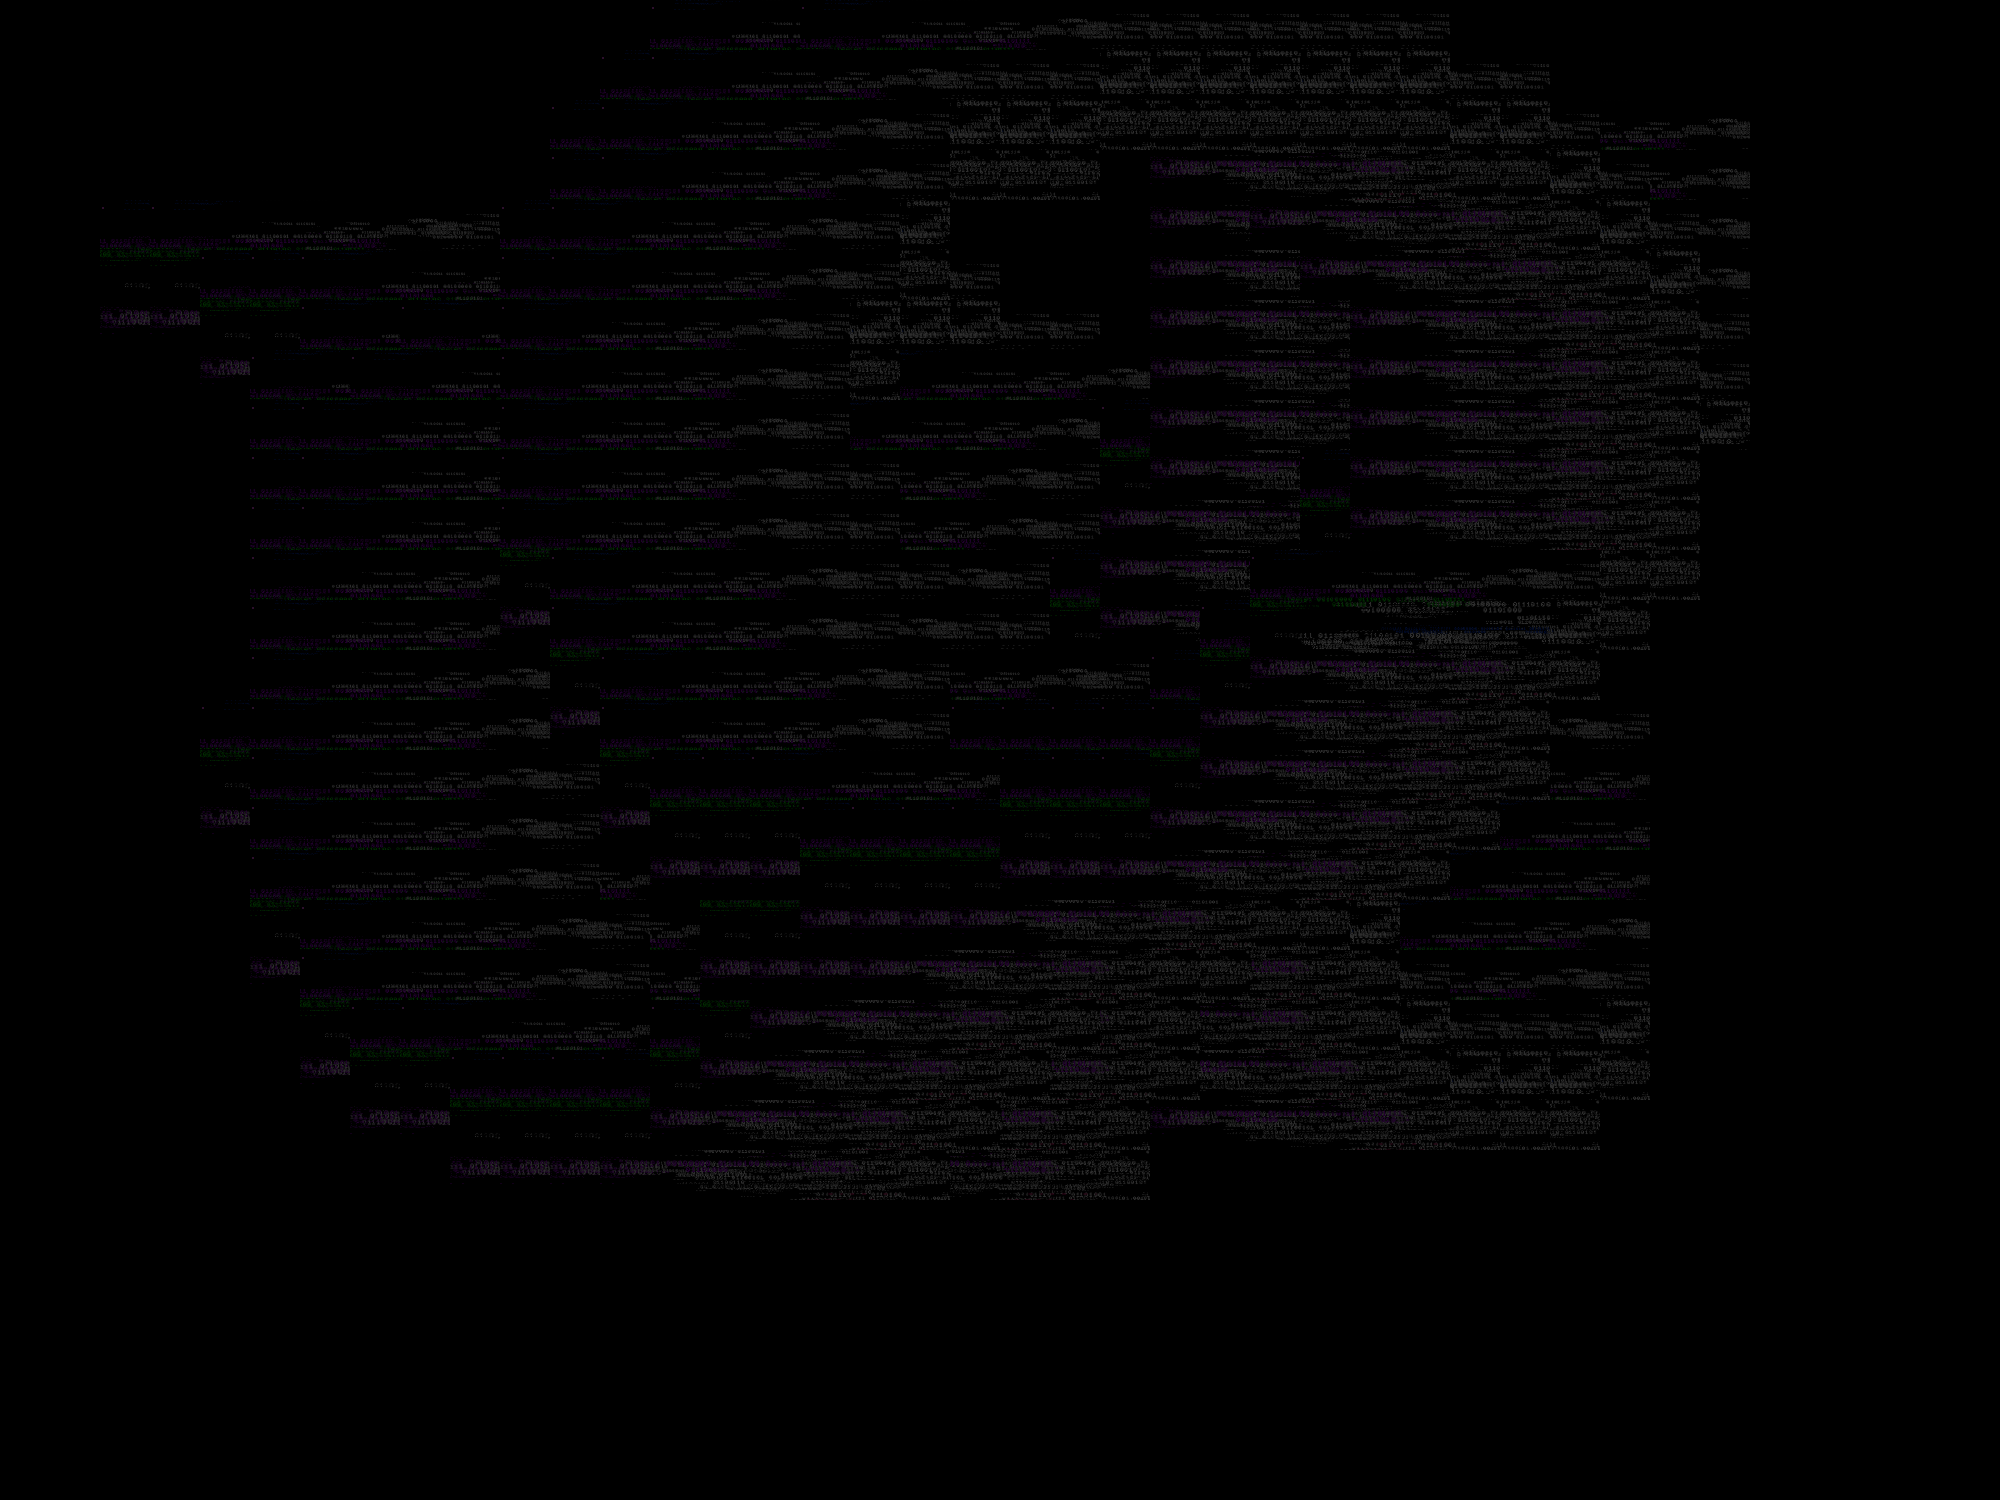

The image is a tile-based game level rendered from a .tmx file. Its description and source (layers, tilesets, objects; grid data summarised) follow:
An orthogonal 40x30 tile map with 50x50 px tiles, 4 tile layers (fondo, Capa de patrones 1, pared, Capa de patrones 4), 2 tilesets and 7 objects (5x card, playerPosition, jokerPosition).

<map version="1.10" tiledversion="1.10.1" orientation="orthogonal" renderorder="right-down" width="40" height="30" tilewidth="50" tileheight="50" infinite="0" nextlayerid="6" nextobjectid="8">
 <editorsettings>
  <export target="1.json" format="json" />
 </editorsettings>
 <tileset firstgid="1" name="1" tilewidth="50" tileheight="50" tilecount="1974" columns="42">
  <image source="tileSet_map_boss.png" trans="ff00ff" width="2122" height="2391" />
  <tile id="1848">
   <properties>
    <property name="collides" type="bool" value="true" />
   </properties>
  </tile>
  <tile id="1849">
   <properties>
    <property name="collides" type="bool" value="true" />
   </properties>
  </tile>
  <tile id="1850">
   <properties>
    <property name="collides" type="bool" value="true" />
   </properties>
  </tile>
  <tile id="1851">
   <properties>
    <property name="collides" type="bool" value="true" />
   </properties>
  </tile>
  <tile id="1852">
   <properties>
    <property name="collides" type="bool" value="true" />
   </properties>
  </tile>
  <tile id="1853">
   <properties>
    <property name="collides" type="bool" value="true" />
   </properties>
  </tile>
  <tile id="1854">
   <properties>
    <property name="collides" type="bool" value="true" />
   </properties>
  </tile>
  <tile id="1890">
   <properties>
    <property name="collides" type="bool" value="true" />
   </properties>
  </tile>
  <tile id="1891">
   <properties>
    <property name="collides" type="bool" value="true" />
   </properties>
  </tile>
  <tile id="1892">
   <properties>
    <property name="collides" type="bool" value="true" />
   </properties>
  </tile>
  <tile id="1893">
   <properties>
    <property name="collides" type="bool" value="true" />
   </properties>
  </tile>
  <tile id="1894">
   <properties>
    <property name="collides" type="bool" value="true" />
   </properties>
  </tile>
  <tile id="1895">
   <properties>
    <property name="collides" type="bool" value="true" />
   </properties>
  </tile>
  <tile id="1896">
   <properties>
    <property name="collides" type="bool" value="true" />
   </properties>
  </tile>
  <tile id="1932">
   <properties>
    <property name="collides" type="bool" value="true" />
   </properties>
  </tile>
  <tile id="1933">
   <properties>
    <property name="collides" type="bool" value="true" />
   </properties>
  </tile>
  <tile id="1934">
   <properties>
    <property name="collides" type="bool" value="true" />
   </properties>
  </tile>
  <tile id="1935">
   <properties>
    <property name="collides" type="bool" value="true" />
   </properties>
  </tile>
  <tile id="1936">
   <properties>
    <property name="collides" type="bool" value="true" />
   </properties>
  </tile>
  <tile id="1937">
   <properties>
    <property name="collides" type="bool" value="true" />
   </properties>
  </tile>
  <tile id="1938">
   <properties>
    <property name="collides" type="bool" value="true" />
   </properties>
  </tile>
 </tileset>
 <tileset firstgid="1975" name="2" tilewidth="200" tileheight="200" tilecount="110" columns="10">
  <image source="tileSet_map_boss.png" trans="ff00ff" width="2122" height="2391" />
 </tileset>
 <layer id="3" name="fondo" width="40" height="30">
  <data>[1200 cells, 1200 non-empty, 10 distinct tile ids]</data>
 </layer>
 <layer id="1" name="Capa de patrones 1" width="40" height="30" opacity="0.77">
  <data>[1200 cells, 600 non-empty, 1 distinct tile ids]</data>
 </layer>
 <layer id="2" name="pared" width="40" height="30" offsetx="4" offsety="4">
  <data>[1200 cells, 96 non-empty, 1 distinct tile ids]</data>
 </layer>
 <objectgroup id="5" name="position">
  <object id="1" name="playerPosition" x="996" y="566">
   <point />
  </object>
  <object id="2" name="jokerPosition" x="988" y="848">
   <point />
  </object>
  <object id="3" name="card" x="778" y="538">
   <point />
  </object>
  <object id="4" name="card" x="674" y="848">
   <point />
  </object>
  <object id="5" name="card" x="1002" y="1054">
   <point />
  </object>
  <object id="6" name="card" x="1278" y="532">
   <point />
  </object>
  <object id="7" name="card" x="1320" y="828">
   <point />
  </object>
 </objectgroup>
 <layer id="4" name="Capa de patrones 4" width="40" height="30" opacity="0.18">
  <data>[1200 cells, 806 non-empty, 22 distinct tile ids]</data>
 </layer>
</map>
